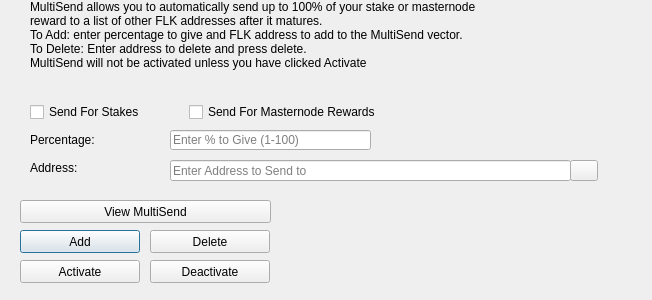
<?xml version="1.0" encoding="UTF-8"?>
<ui version="4.0">
 <class>MultiSendDialog</class>
 <widget class="QDialog" name="MultiSendDialog">
  <property name="windowModality">
   <enum>Qt::NonModal</enum>
  </property>
  <property name="geometry">
   <rect>
    <x>0</x>
    <y>0</y>
    <width>652</width>
    <height>300</height>
   </rect>
  </property>
  <property name="windowTitle">
   <string>MultiSend</string>
  </property>
  <widget class="QLineEdit" name="multiSendPercentEdit">
   <property name="geometry">
    <rect>
     <x>170</x>
     <y>130</y>
     <width>201</width>
     <height>20</height>
    </rect>
   </property>
   <property name="toolTip">
    <string>Enter whole numbers 1 - 100</string>
   </property>
   <property name="placeholderText">
    <string>Enter % to Give (1-100)</string>
   </property>
  </widget>
  <widget class="QLineEdit" name="multiSendAddressEdit">
   <property name="geometry">
    <rect>
     <x>170</x>
     <y>160</y>
     <width>401</width>
     <height>21</height>
    </rect>
   </property>
   <property name="toolTip">
    <string/>
   </property>
   <property name="placeholderText">
    <string>Enter Address to Send to</string>
   </property>
  </widget>
  <widget class="QLabel" name="label_2">
   <property name="geometry">
    <rect>
     <x>30</x>
     <y>0</y>
     <width>451</width>
     <height>121</height>
    </rect>
   </property>
   <property name="lineWidth">
    <number>1</number>
   </property>
   <property name="text">
    <string>MultiSend allows you to automatically send up to 100% of your stake or masternode reward to a list of other FLK addresses after it matures.
To Add: enter percentage to give and FLK address to add to the MultiSend vector.
To Delete: Enter address to delete and press delete.
MultiSend will not be activated unless you have clicked Activate</string>
   </property>
   <property name="alignment">
    <set>Qt::AlignLeading|Qt::AlignLeft|Qt::AlignTop</set>
   </property>
   <property name="wordWrap">
    <bool>true</bool>
   </property>
  </widget>
  <widget class="QLabel" name="message">
   <property name="geometry">
    <rect>
     <x>290</x>
     <y>200</y>
     <width>351</width>
     <height>91</height>
    </rect>
   </property>
   <property name="text">
    <string/>
   </property>
  </widget>
  <widget class="QPushButton" name="addButton">
   <property name="geometry">
    <rect>
     <x>20</x>
     <y>230</y>
     <width>120</width>
     <height>23</height>
    </rect>
   </property>
   <property name="toolTip">
    <string/>
   </property>
   <property name="statusTip">
    <string>Add to MultiSend Vector</string>
   </property>
   <property name="text">
    <string>Add</string>
   </property>
  </widget>
  <widget class="QPushButton" name="disableButton">
   <property name="geometry">
    <rect>
     <x>150</x>
     <y>260</y>
     <width>120</width>
     <height>23</height>
    </rect>
   </property>
   <property name="statusTip">
    <string>Deactivate MultiSend</string>
   </property>
   <property name="text">
    <string>Deactivate</string>
   </property>
  </widget>
  <widget class="QPushButton" name="addressBookButton">
   <property name="geometry">
    <rect>
     <x>570</x>
     <y>160</y>
     <width>28</width>
     <height>21</height>
    </rect>
   </property>
   <property name="toolTip">
    <string>Choose an address from the address book</string>
   </property>
   <property name="text">
    <string/>
   </property>
   <property name="icon">
    <iconset resource="../filok.qrc">
     <normaloff>:/icons/address-book</normaloff>:/icons/address-book</iconset>
   </property>
   <property name="shortcut">
    <string>Alt+A</string>
   </property>
   <property name="autoDefault">
    <bool>false</bool>
   </property>
  </widget>
  <widget class="QLabel" name="label">
   <property name="geometry">
    <rect>
     <x>30</x>
     <y>130</y>
     <width>121</width>
     <height>20</height>
    </rect>
   </property>
   <property name="toolTip">
    <string>Percentage of stake to send</string>
   </property>
   <property name="text">
    <string>Percentage:</string>
   </property>
  </widget>
  <widget class="QLabel" name="label_5">
   <property name="geometry">
    <rect>
     <x>30</x>
     <y>160</y>
     <width>111</width>
     <height>16</height>
    </rect>
   </property>
   <property name="toolTip">
    <string>Address to send portion of stake to</string>
   </property>
   <property name="text">
    <string>Address:</string>
   </property>
  </widget>
  <widget class="QPushButton" name="deleteButton">
   <property name="geometry">
    <rect>
     <x>150</x>
     <y>230</y>
     <width>120</width>
     <height>23</height>
    </rect>
   </property>
   <property name="toolTip">
    <string/>
   </property>
   <property name="statusTip">
    <string>Delete Address From MultiSend Vector</string>
   </property>
   <property name="text">
    <string>Delete</string>
   </property>
  </widget>
  <widget class="QPushButton" name="activateButton">
   <property name="geometry">
    <rect>
     <x>20</x>
     <y>260</y>
     <width>120</width>
     <height>23</height>
    </rect>
   </property>
   <property name="statusTip">
    <string>Activate MultiSend</string>
   </property>
   <property name="text">
    <string>Activate</string>
   </property>
  </widget>
  <widget class="QPushButton" name="viewButton">
   <property name="geometry">
    <rect>
     <x>20</x>
     <y>200</y>
     <width>251</width>
     <height>23</height>
    </rect>
   </property>
   <property name="toolTip">
    <string/>
   </property>
   <property name="statusTip">
    <string>View MultiSend Vector</string>
   </property>
   <property name="text">
    <string>View MultiSend</string>
   </property>
  </widget>
  <widget class="QWidget" name="horizontalLayoutWidget">
   <property name="geometry">
    <rect>
     <x>30</x>
     <y>100</y>
     <width>351</width>
     <height>24</height>
    </rect>
   </property>
   <layout class="QHBoxLayout" name="horizontalLayout">
    <item>
     <widget class="QCheckBox" name="multiSendStakeCheckBox">
      <property name="text">
       <string>Send For Stakes</string>
      </property>
     </widget>
    </item>
    <item>
     <widget class="QCheckBox" name="multiSendMasternodeCheckBox">
      <property name="text">
       <string>Send For Masternode Rewards</string>
      </property>
     </widget>
    </item>
   </layout>
  </widget>
 </widget>
 <resources>
  <include location="../filok.qrc"/>
 </resources>
 <connections/>
</ui>
